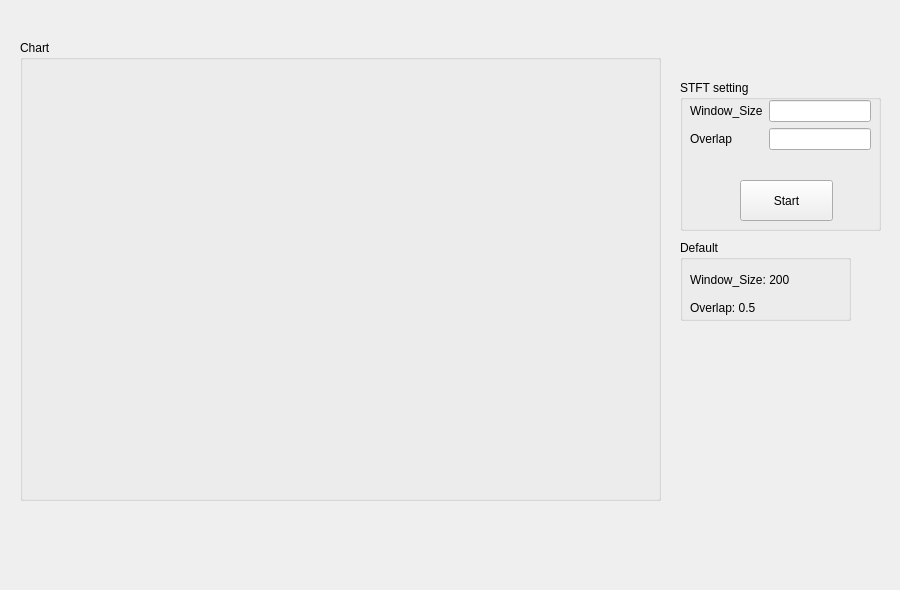
<?xml version="1.0" encoding="UTF-8"?>
<ui version="4.0">
 <class>Form_STFT</class>
 <widget class="QWidget" name="Form_STFT">
  <property name="geometry">
   <rect>
    <x>0</x>
    <y>0</y>
    <width>900</width>
    <height>590</height>
   </rect>
  </property>
  <property name="windowTitle">
   <string>STFT</string>
  </property>
  <widget class="QGroupBox" name="groupBox">
   <property name="geometry">
    <rect>
     <x>680</x>
     <y>80</y>
     <width>201</width>
     <height>151</height>
    </rect>
   </property>
   <property name="title">
    <string>STFT setting</string>
   </property>
   <widget class="QWidget" name="formLayoutWidget">
    <property name="geometry">
     <rect>
      <x>10</x>
      <y>20</y>
      <width>181</width>
      <height>61</height>
     </rect>
    </property>
    <layout class="QFormLayout" name="formLayout">
     <item row="0" column="0">
      <widget class="QLabel" name="label">
       <property name="text">
        <string>Window_Size</string>
       </property>
      </widget>
     </item>
     <item row="0" column="1">
      <widget class="QLineEdit" name="lineEdit"/>
     </item>
     <item row="1" column="0">
      <widget class="QLabel" name="label_2">
       <property name="text">
        <string>Overlap</string>
       </property>
      </widget>
     </item>
     <item row="1" column="1">
      <widget class="QLineEdit" name="lineEdit_2"/>
     </item>
    </layout>
   </widget>
   <widget class="QPushButton" name="pushButton">
    <property name="geometry">
     <rect>
      <x>60</x>
      <y>100</y>
      <width>93</width>
      <height>41</height>
     </rect>
    </property>
    <property name="text">
     <string>Start</string>
    </property>
   </widget>
  </widget>
  <widget class="QGroupBox" name="groupBox_2">
   <property name="geometry">
    <rect>
     <x>20</x>
     <y>40</y>
     <width>641</width>
     <height>461</height>
    </rect>
   </property>
   <property name="title">
    <string>Chart</string>
   </property>
   <widget class="QWidget" name="verticalLayoutWidget">
    <property name="geometry">
     <rect>
      <x>10</x>
      <y>20</y>
      <width>621</width>
      <height>431</height>
     </rect>
    </property>
    <layout class="QVBoxLayout" name="verticalLayout"/>
   </widget>
  </widget>
  <widget class="QGroupBox" name="groupBox_3">
   <property name="geometry">
    <rect>
     <x>680</x>
     <y>240</y>
     <width>171</width>
     <height>81</height>
    </rect>
   </property>
   <property name="title">
    <string>Default</string>
   </property>
   <widget class="QLabel" name="label_3">
    <property name="geometry">
     <rect>
      <x>10</x>
      <y>30</y>
      <width>161</width>
      <height>20</height>
     </rect>
    </property>
    <property name="text">
     <string>Window_Size: 200</string>
    </property>
   </widget>
   <widget class="QLabel" name="label_4">
    <property name="geometry">
     <rect>
      <x>10</x>
      <y>60</y>
      <width>131</width>
      <height>16</height>
     </rect>
    </property>
    <property name="text">
     <string>Overlap: 0.5</string>
    </property>
   </widget>
  </widget>
 </widget>
 <resources/>
 <connections/>
</ui>
